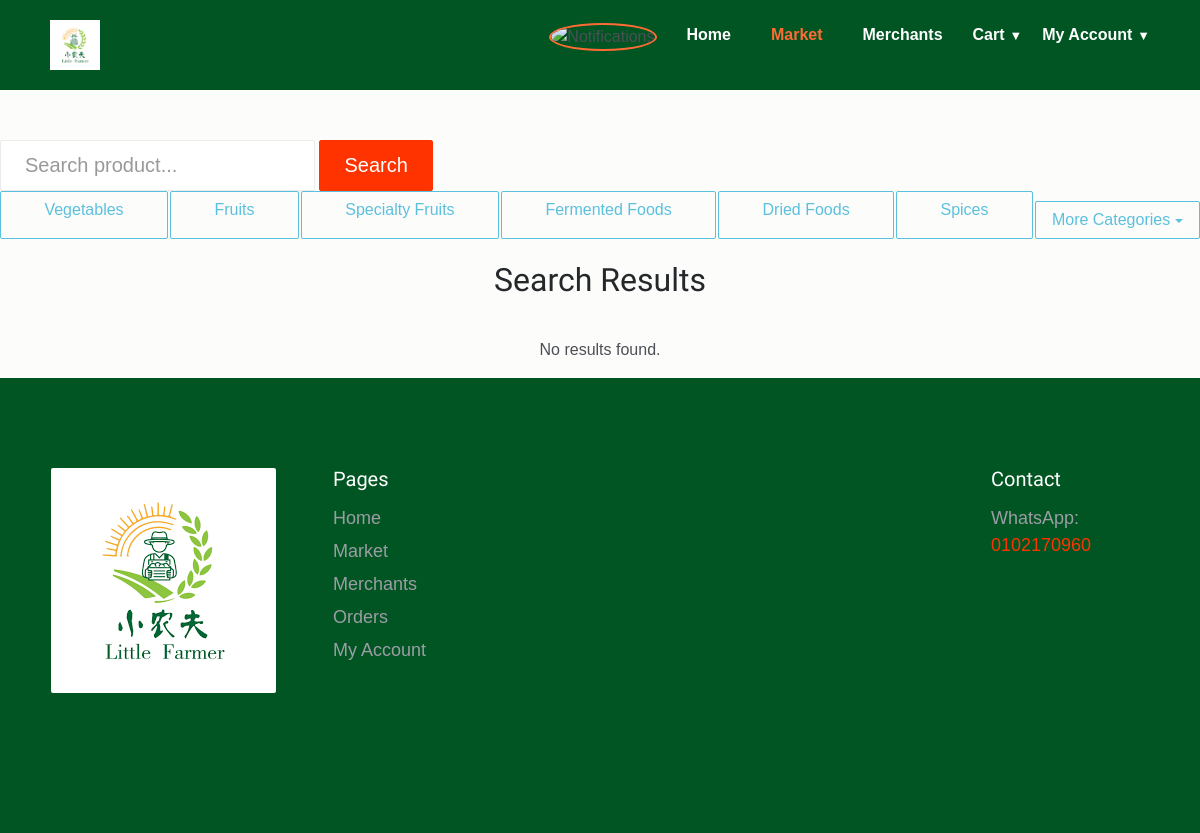
Page /search.php (signed in) on the committed database.
### tables this page shows
CREATE TABLE `categories` (
  `categories_id` int(11) NOT NULL,
  `categories_name` varchar(255) NOT NULL,
  `categories_active` int(11) NOT NULL DEFAULT 0,
  `categories_status` int(11) NOT NULL DEFAULT 0
);

### includes/categories_bar.php (the view, shortened to what this page needs)
<div class="categories">
    <?php
    $query = "SELECT categories_id, categories_name FROM categories WHERE categories_status = 1";
    $result = mysqli_query($db, $query);
    $count = 0;
    while ($row = mysqli_fetch_assoc($result)) {
        if ($count < 6) {
            echo '<a href="search.php?category='.$row["categories_id"].'" class="btn btn-outline-info category" role="button">'.$row["categories_name"].'</a>';
        } else {
            if ($count == 6) {
                echo '<div class="dropdown">';
                echo '<button class="btn btn-outline-info dropdown-toggle" type="button" id="dropdownMenuButton" data-toggle="dropdown" aria-haspopup="true" aria-expanded="false">';
                echo 'More Categories';
                echo '</button>';
            }
        }
        $count++;
    }
    if ($count >= 6) {
        echo '</div>';
    }
    ?>
</div>

### css/style.css (style rules this page uses)
body { background: rgba(252, 251, 249, 0.68); font-size: 1rem; color: #4d4f56; font-weight: 400; overflow-x: hidden; }
a { color: #f30; }
.form-control-lg, .dropdown-menu, .btn, .btn-group-lg > .btn, .btn-lg, .img-rounded { border-radius: 2px; }
.btn { transition: all .4s; }
.categories { display: flex; gap: 2px; flex-wrap: wrap; }
.categories .category { flex-grow: 1; }
.dropdown { position: relative; display: inline-block; margin-top: 10px; }

### landing/style.css (style rules this page uses)
* { margin: 0; padding: 0; box-sizing: border-box; }
html, body { height: 100%; font-family: 'Arial', sans-serif; }

### rows in the picture
categories: categories_name "Vegetables"
categories: categories_name "Fruits"
categories: categories_name "Specialty Fruits"
categories: categories_name "Fermented Foods"
categories: categories_name "Dried Foods"
categories: categories_name "Spices"
categories: shows "More Categories"
